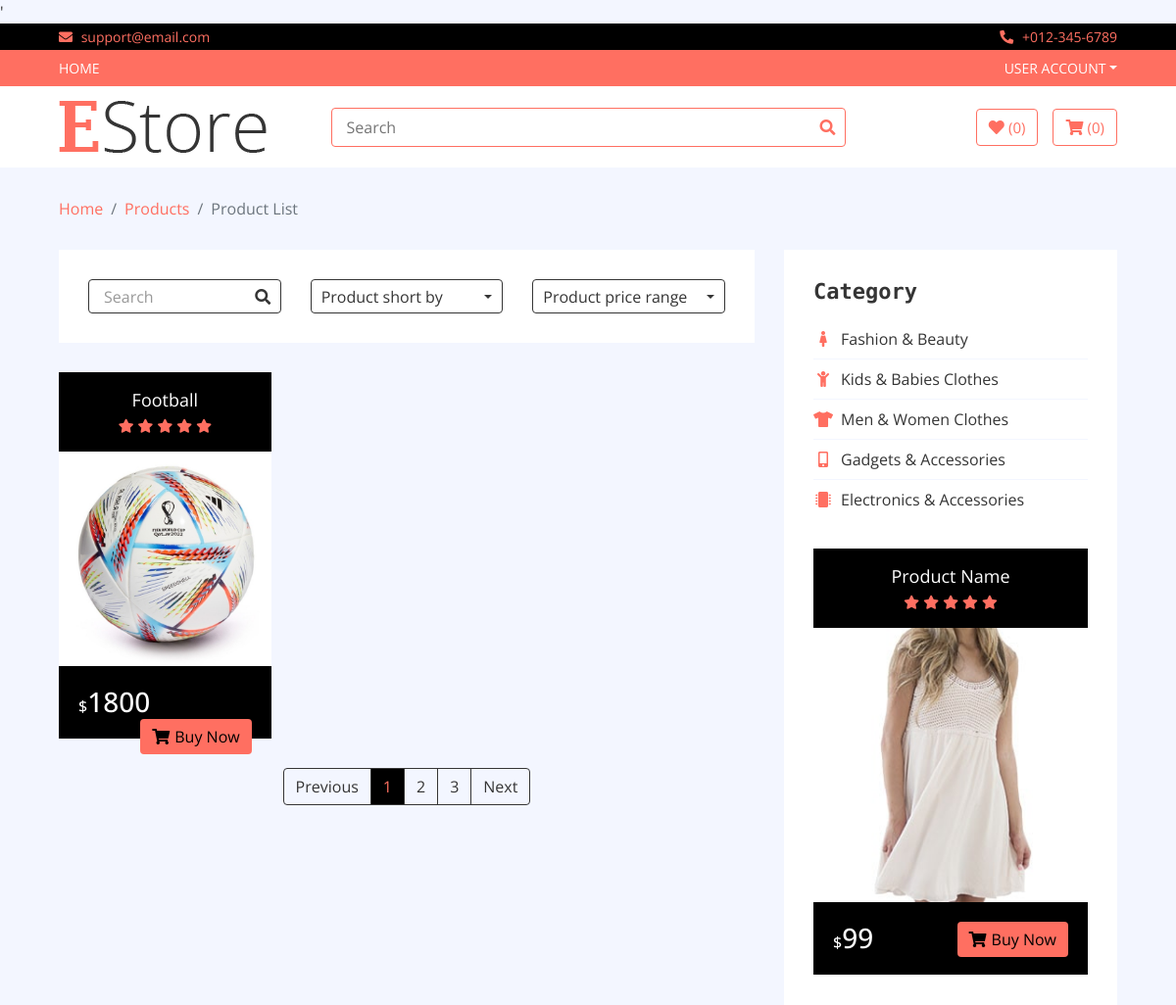
/category/001 (upper part), run on an earlier commit of the app's database.
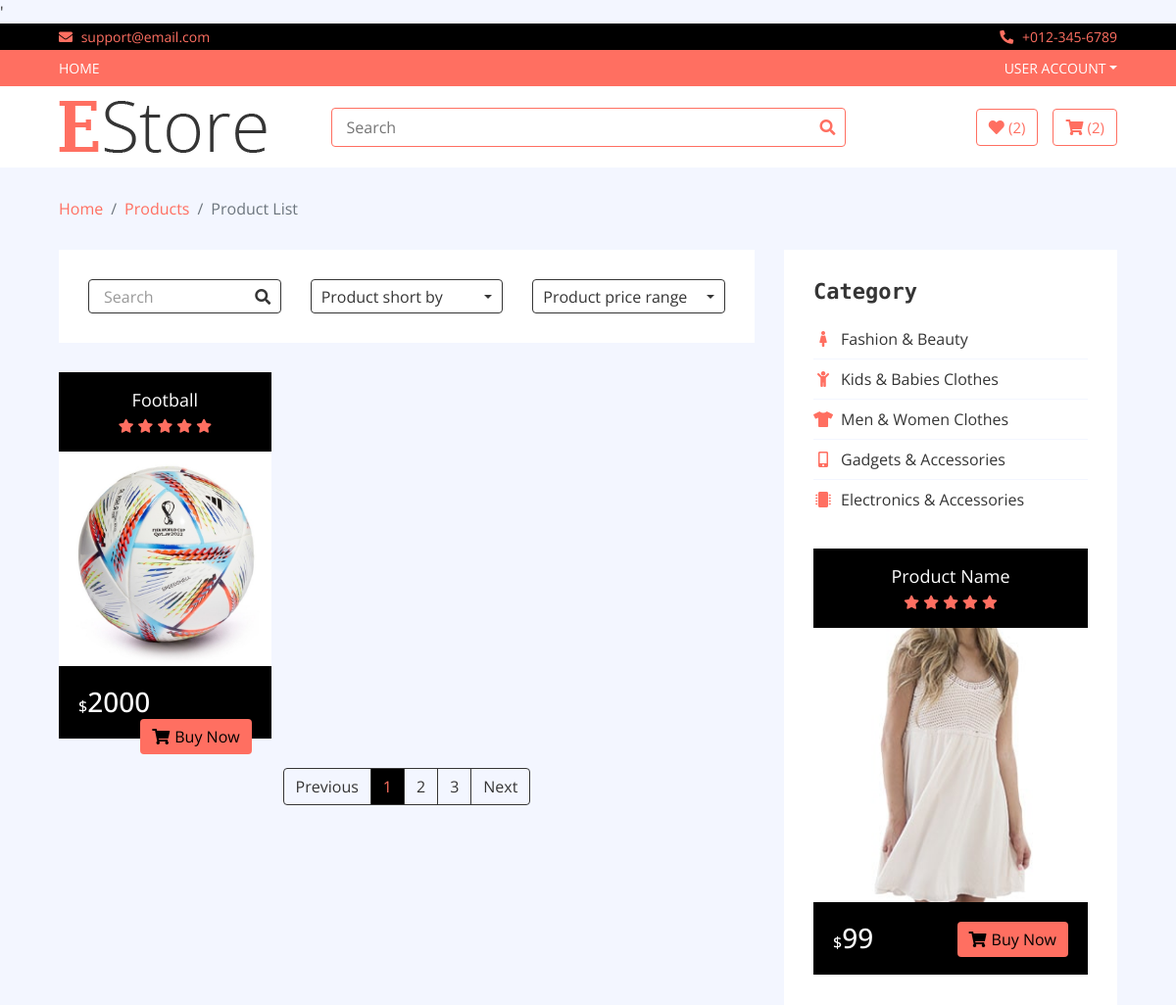
And on a later commit of the database.
### home/models.py (models this page shows, shortened)
class Product(models.Model):
    name = models.CharField(max_length = 300)
    price = models.IntegerField()
    discounted_price = models.IntegerField()
    image = models.ImageField(upload_to = 'media')
    description = RichTextField()
    specification = RichTextField()
    category = models.ForeignKey(Category, on_delete = models.CASCADE)
    subcategory = models.ForeignKey(SubCategory, on_delete = models.CASCADE)
    brand = models.ForeignKey(Brand, on_delete = models.CASCADE)
    slug = models.CharField(max_length = 500, unique = True)
    status = models.CharField(choices= STATUS, max_length= 50)
    labels = models.CharField(choices = LABELS, max_length = 50)

### home/views.py (the view)
# urls.py: path('category/<slug>', CategoryView.as_view(), name = 'category'),
class CategoryView(BaseView):
    def get(self, request, slug):
        self.views["cart_counts"] = count_cart(request)
        self.views["wish_counts"] = counts_wishlist(request)
        ids = Category.objects.get(slug = slug).id
        self.views['cat_products'] = Product.objects.filter(category_id = ids)
        return render(request, 'category.html', self.views)

### home/views.py (called while the page is built)
def count_cart(request):
    username = request.user.username
    cart_count = Cart.objects.filter(checkout = False, username = username).count()
    return cart_count

def counts_wishlist(request):
    username = request.user.username
    wish_count = Wishlist.objects.filter(username = username).count()
    return wish_count

### templates/category.html (shortened to what the changed rows need)
{% extends 'base.html' %}
{% block content %}
        <div class="product-view">
            <div class="container-fluid">
                <div class="row">
                    <div class="col-lg-8">
                        <div class="row">
                            {% for cat in cat_products %}
                            <div class="col-md-4">
                                <div class="product-item">
                                    <div class="product-title">
                                        <a href="#">{{cat.name}}</a>
                                        <div class="ratting">
                                            <i class="fa fa-star"></i>
                                            <i class="fa fa-star"></i>
                                            <i class="fa fa-star"></i>
                                            <i class="fa fa-star"></i>
                                            <i class="fa fa-star"></i>
                                        </div>
                                    </div>
                                    <div class="product-image">
                                        <a href="product-detail.html">
                                            <img src="{{cat.image.url}}" alt="Product Image">
                                        </a>
                                    </div>
                                    <div class="product-price">
                                        {% if cat.discounted_price > 0 %}
                                        <h3><span>$</span>{{cat.discounted_price}}</h3>
                                        {% else %}
                                        <h3><span>$</span>{{cat.price}}</h3>
                                        {% endif %}
                                        <a class="btn" href=""><i class="fa fa-shopping-cart"></i>Buy Now</a>
                                    </div>
                                </div>
                            </div>
                            {% endfor %}
                        </div>
                    </div>
                    <div class="col-lg-4 sidebar">
                        <div class="sidebar-widget category">
                            <h2 class="title">Category</h2>
                        </div>
                    </div>
                </div>
            </div>
        </div>
 {% endblock %}

What changed in the data, as far as the page shows it:
changed Product "Football": discounted_price "1800" → "2000"
Also different on the page:
{{ wish_counts }}: "0" → "2"
{{ cart_counts }}: "0" → "2"
